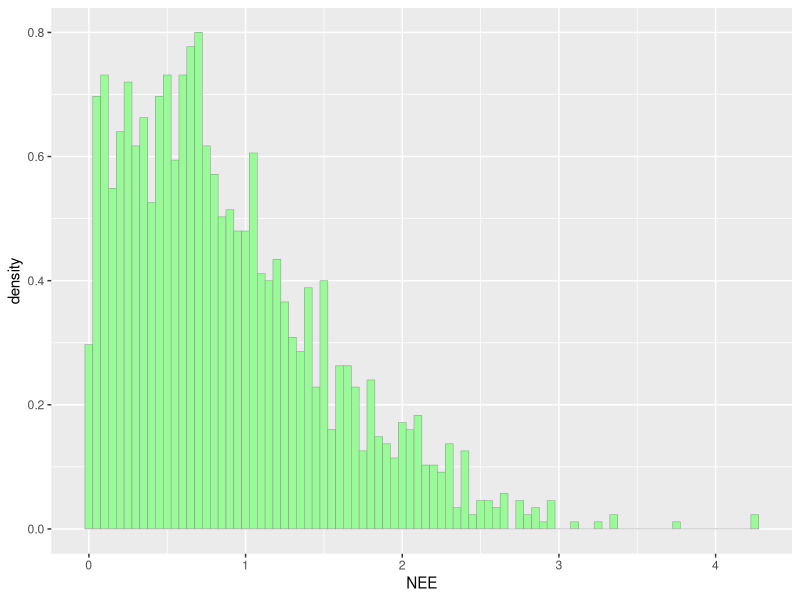
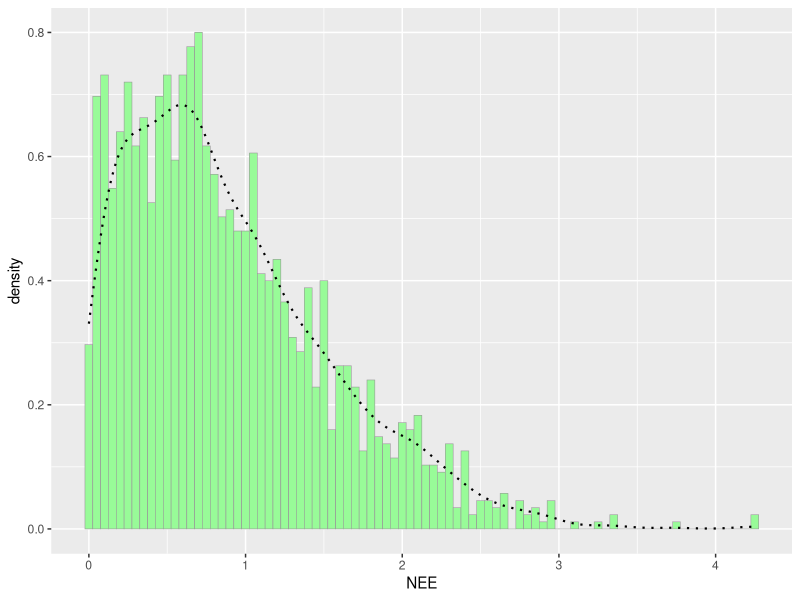
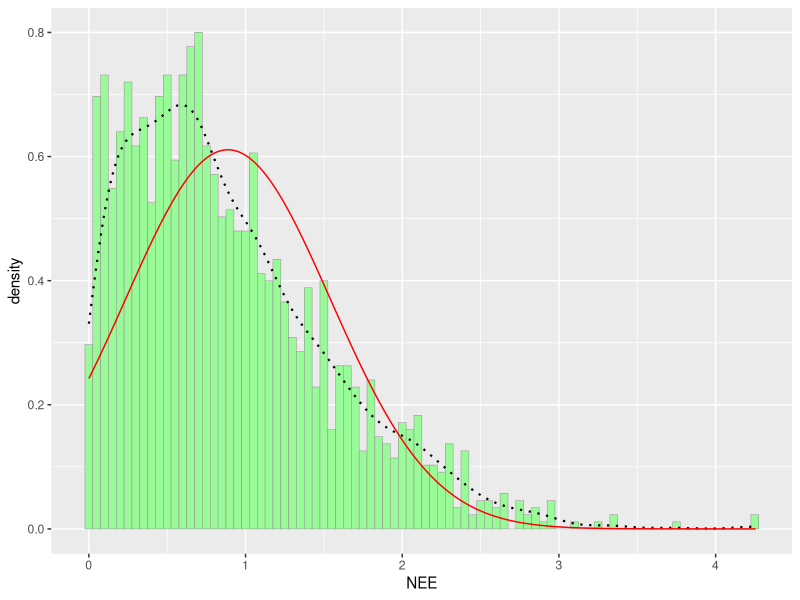
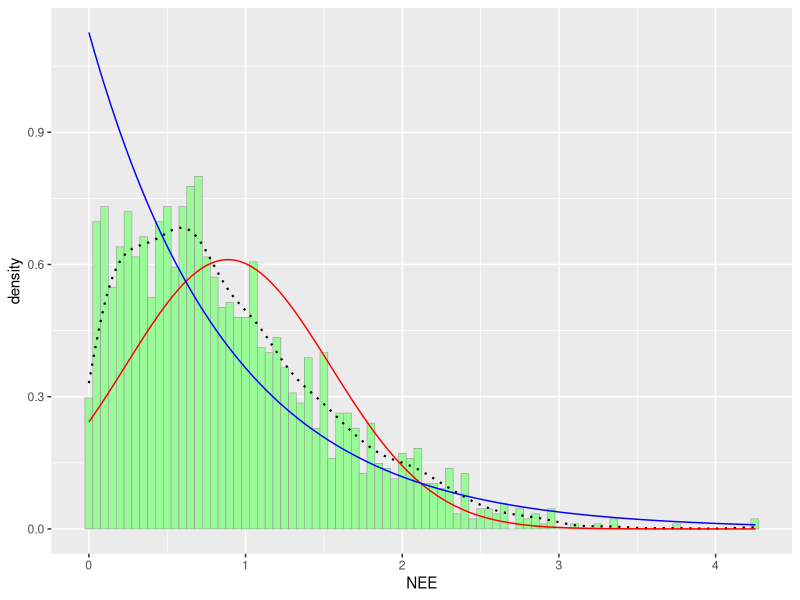
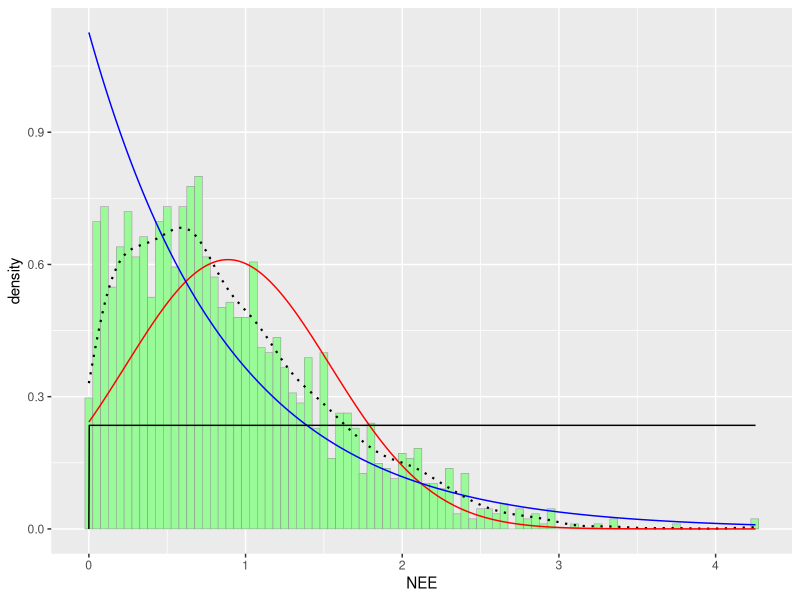
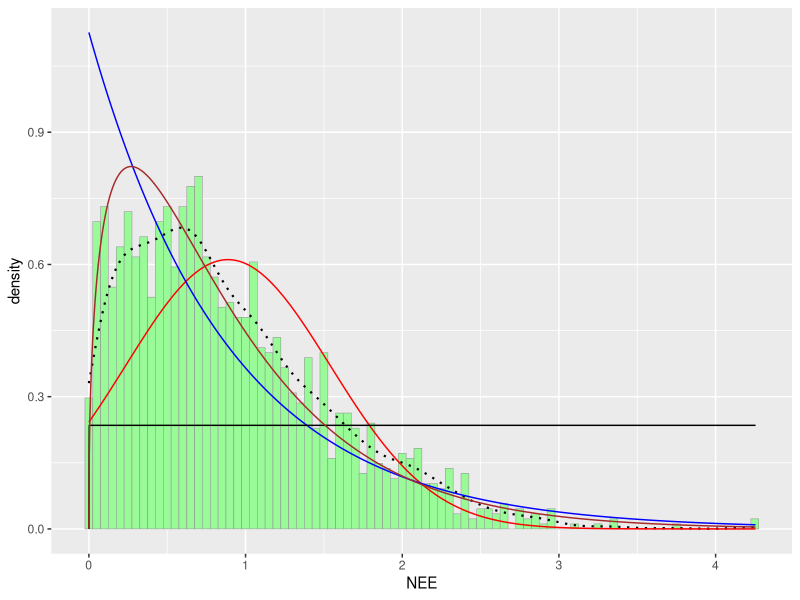
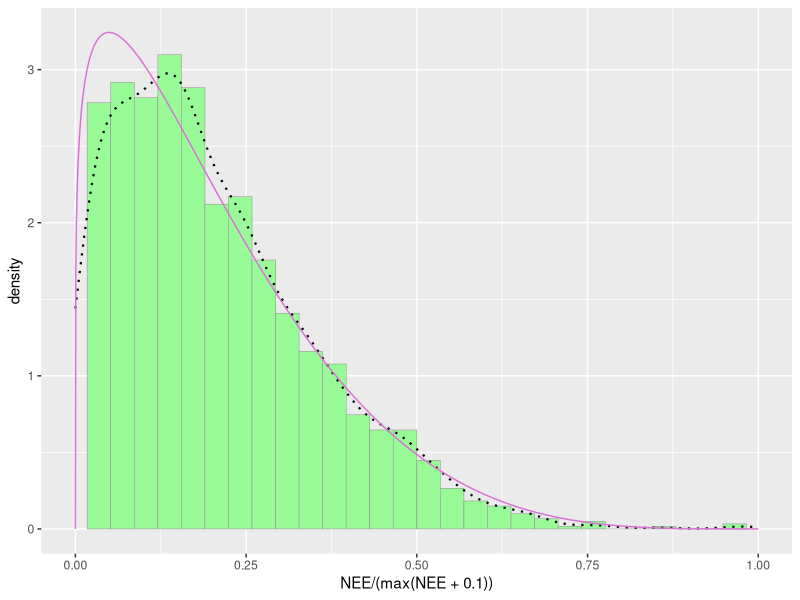

Here is the R script that generated these plots, in order:
## ---- chunk 1
knitr::opts_chunk$set(echo = TRUE)
## ---- chunk 2
z <- read.table("esa.84.2.xml", header=TRUE, sep=",")
str(z)
summary(z)
## ---- chunk 3

library(ggplot2) # for graphics
library(MASS) # for maximum likelihood estimation

# quick and dirty, a truncated normal distribution to work on the solution set

z <- rnorm(n=3000,mean=0.2)
z <- data.frame(1:3000,z)
names(z) <- list("ID","NEE")
z <- z[z$NEE>0,]
str(z)
summary(z$NEE)

## Plot Histogram of Data
p1 <- ggplot(data=z, aes(x=NEE, y=after_stat(density))) +  geom_histogram(color="grey60",fill="palegreen",linewidth=0.2, binwidth = 0.05) 
print(p1)

## ---- chunk 4
## Empirical Density Curve

p1 <-  p1 +  geom_density(linetype="dotted",linewidth=0.75)
print(p1)

## ---- chunk 5
## Normal Parameters
normPars <- fitdistr(z$NEE,"normal")
print(normPars)
str(normPars)
normPars$estimate["mean"] # note structure of getting a named attribute


## Plot Normal Probability Density
meanML <- normPars$estimate["mean"]
sdML <- normPars$estimate["sd"]

xval <- seq(0,max(z$NEE),len=length(z$NEE))

stat <- stat_function(aes(x = xval, y = after_stat(y)), fun = dnorm, colour="red", n = length(z$NEE), args = list(mean = meanML, sd = sdML))
p1 + stat
 
## ---- chunk 6
 ## Plot Exponential Probability Density
 
expoPars <- fitdistr(z$NEE,"exponential")
rateML <- expoPars$estimate["rate"]

stat2 <- stat_function(aes(x = xval, y = after_stat(y)), fun = dexp, colour="blue", n = length(z$NEE), args = list(rate=rateML))
p1 + stat + stat2

## ---- chunk 7

## Plot Uniform Probability Density
stat3 <- stat_function(aes(x = xval, y = after_stat(y)), fun = dunif, colour="black", n = length(z$NEE), args = list(min=min(z$NEE), max=max(z$NEE)))
p1 + stat + stat2 + stat3

## ---- chunk 8
## Plot Gamma Probability Density

gammaPars <- fitdistr(z$NEE,"gamma")
shapeML <- gammaPars$estimate["shape"]
rateML <- gammaPars$estimate["rate"]

stat4 <- stat_function(aes(x = xval, y = after_stat(y)), fun = dgamma, colour="brown", n = length(z$NEE), args = list(shape=shapeML, rate=rateML))
 p1 + stat + stat2 + stat3 + stat4

## ---- chunk 9
 ## Plot Beta Probability Density
pSpecial <- ggplot(data=z, aes(x=NEE/(max(NEE + 0.1)), y=after_stat(density))) +
geom_histogram(color="grey60",fill="palegreen",linewidth=0.2) + 
xlim(c(0,1)) +
geom_density(linewidth=0.75,linetype="dotted")

betaPars <- fitdistr(x=z$NEE/max(z$NEE + 0.1),start=list(shape1=1,shape2=2),"beta")
shape1ML <- betaPars$estimate["shape1"]
shape2ML <- betaPars$estimate["shape2"]

statSpecial <- stat_function(aes(x = xval, y = after_stat(y)), fun = dbeta, colour="orchid", n = length(z$NEE), args = list(shape1=shape1ML,shape2=shape2ML))
pSpecial + statSpecial
